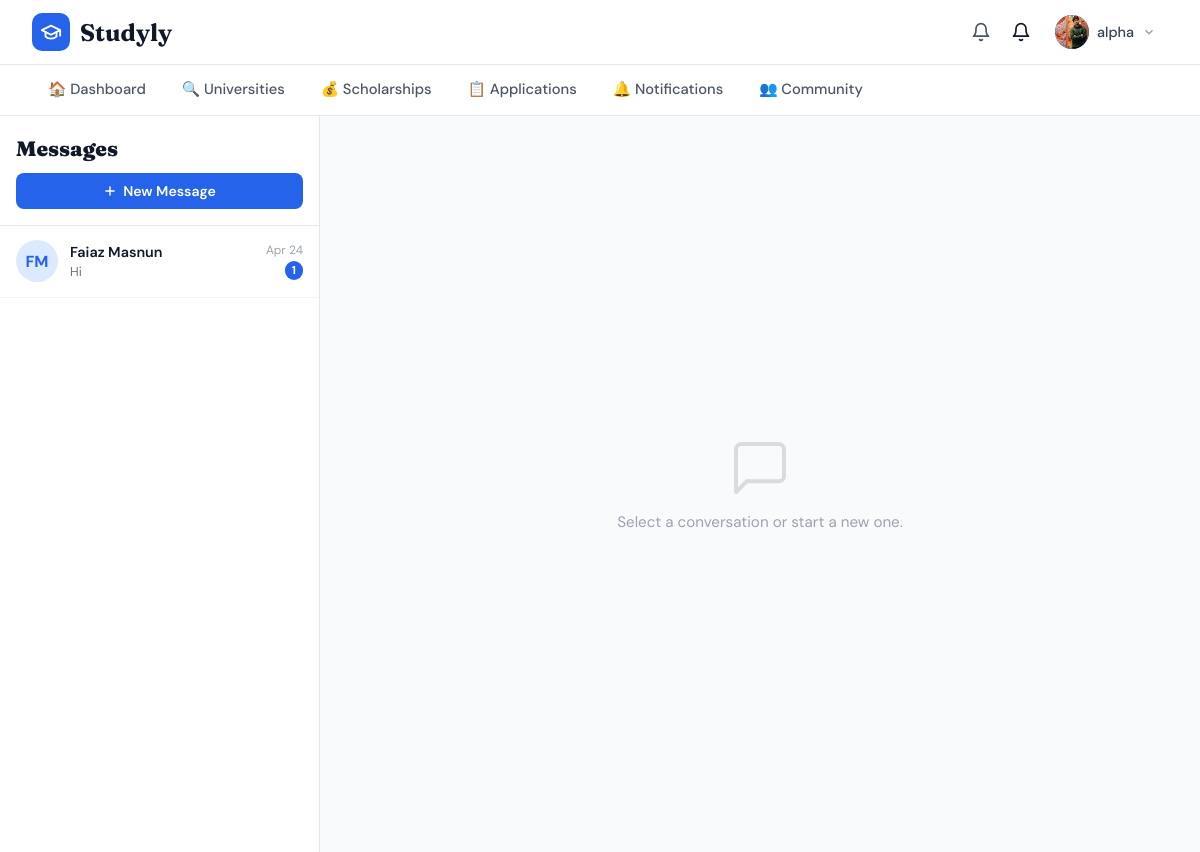
The app's page /users/messages/ (signed in), older data.
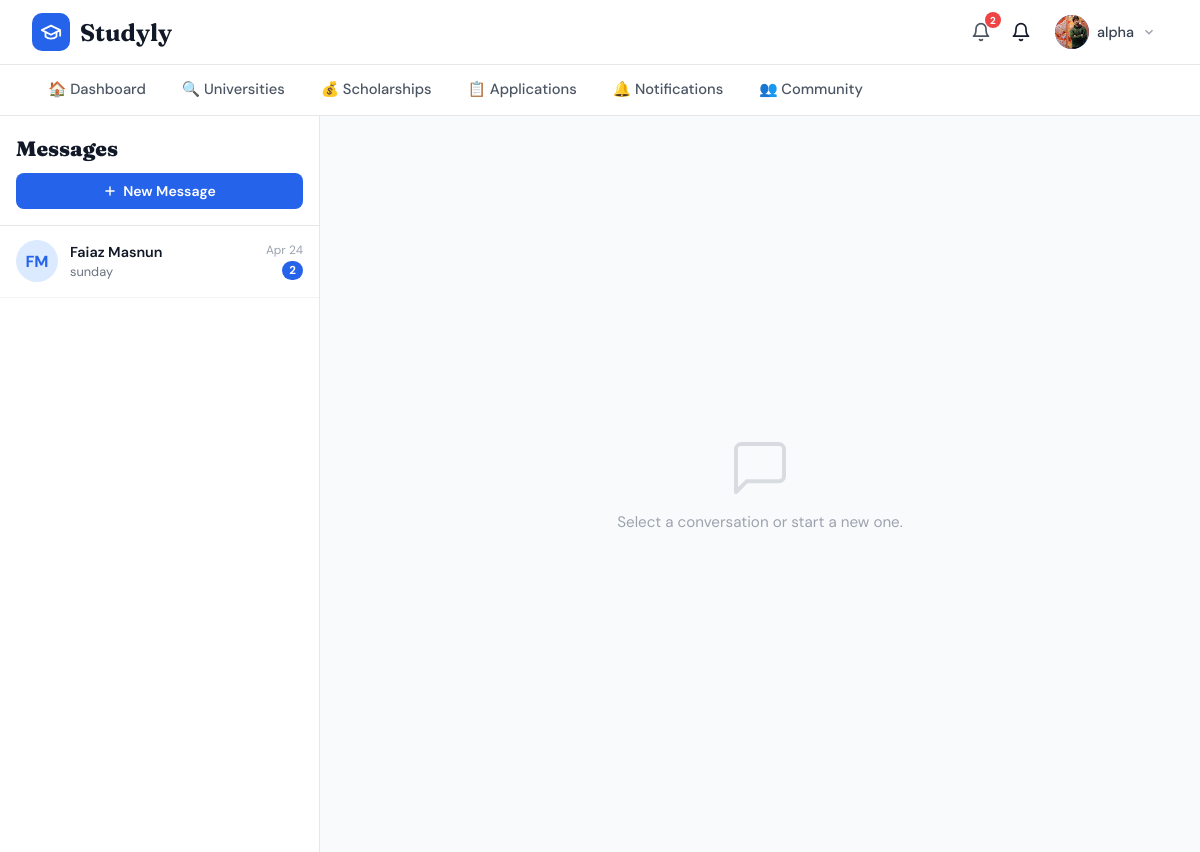
The same page, newer data.
### users/models.py (models this page shows, shortened)
class User(AbstractUser):
    ROLE_CHOICES = [
        ('student', 'Student'),
        ('admin', 'Admin'),
        ('consultant', 'Educational Consultant'),
    ]
    role = models.CharField(max_length=20, choices=ROLE_CHOICES, default='student')
    def get_role_display_name(self):
        return dict(self.ROLE_CHOICES).get(self.role, self.role)

class Message(models.Model):
    sender = models.ForeignKey(
        User,
        on_delete=models.CASCADE,
        related_name='sent_messages'
    )
    recipient = models.ForeignKey(
        User,
        on_delete=models.CASCADE,
        related_name='received_messages'
    )
    body = models.TextField()
    is_read = models.BooleanField(default=False)
    created_at = models.DateTimeField(auto_now_add=True)
    class Meta:
        ordering = ['created_at']
    @classmethod
    def get_inbox_threads(cls, user):
        from django.db.models import Q, Max
        partners_qs = (
            cls.objects
            .filter(Q(sender=user) | Q(recipient=user))
            .values_list('sender_id', 'recipient_id')
        )
        partner_ids = set()
        for s, r in partners_qs:
            other = r if s == user.pk else s
            partner_ids.add(other)
        threads = []
        for pid in partner_ids:
            other_user = User.objects.get(pk=pid)
            last_msg = (
                cls.objects
                .filter(
                    Q(sender=user, recipient=other_user) |
                    Q(sender=other_user, recipient=user)
                )
                .order_by('-created_at')
                .first()
            )
            unread = cls.objects.filter(
                sender=other_user, recipient=user, is_read=False
            ).count()
            threads.append({
                'partner': other_user,
                'last_message': last_msg,
                'unread_count': unread,
            })
        threads.sort(key=lambda t: t['last_message'].created_at, reverse=True)
        return threads

### users/views.py (the view)
# urls.py: path('messages/',                           views.inbox_view,            name='inbox'),
@login_required
def inbox_view(request):
    threads = Message.get_inbox_threads(request.user)
    all_users = User.objects.exclude(pk=request.user.pk).order_by('first_name', 'username')
    return render(request, 'users/messages.html', {
        'threads': threads,
        'all_users': all_users,
        'active_conversation': None,
    })

### users/context_processors.py (called while the page is built)
def unread_notifications(request):
    if request.user.is_authenticated:
        from notifications.models import Notification
        count = Notification.objects.filter(user=request.user, is_read=False).count()
        return {'unread_notif_count': count}
    return {'unread_notif_count': 0}

### templates/users/messages.html (shortened to what the changed rows need)
{% extends "base.html" %}
{% block content %}
<div class="msg-layout">
  <aside class="msg-sidebar">
    <div class="msg-sidebar-head">
      <h2>Messages</h2>
    </div>
    <div class="thread-list">
      {% if threads %}
        {% for t in threads %}
          <a href="{% url 'users:conversation' t.partner.username %}"
             class="thread-item {% if active_conversation and active_conversation.username == t.partner.username %}active{% endif %}">
            <div class="thread-avatar">
              {% if t.partner.profile.profile_picture %}
                <img src="{{ t.partner.profile.profile_picture.url }}" alt="">
              {% else %}
                {{ t.partner.first_name|first|upper }}{{ t.partner.last_name|first|upper }}
              {% endif %}
            </div>
            <div class="thread-info">
              <div class="thread-name">
                {{ t.partner.get_full_name|default:t.partner.username }}
              </div>
              <div class="thread-preview">{{ t.last_message.body|truncatechars:45 }}</div>
            </div>
            <div class="thread-meta">
              <div class="thread-time">{{ t.last_message.created_at|date:"M d" }}</div>
              {% if t.unread_count %}
                <span class="unread-badge">{{ t.unread_count }}</span>
              {% endif %}
            </div>
          </a>
        {% endfor %}
      {% else %}
        <p style="padding:1.5rem 1rem;font-size:.88rem;color:#9ca3af;text-align:center;">
          No conversations yet.<br>Start one with the button above!
        </p>
      {% endif %}
    </div>
  </aside>
</div>
{% endblock %}

### templates/base.html (shortened to what this page needs)
<!DOCTYPE html>
<html lang="en">
<head>
</head>
<body>
{% if user.is_authenticated and not skip_nav %}
<nav class="top-nav">
  <div class="top-nav-inner">
    <a href="{% url 'dashboard:dashboard' %}" class="logo">
      <div class="logo-icon">
        <svg xmlns="http://www.w3.org/2000/svg" width="22" height="22" fill="none" stroke="white" stroke-width="2" stroke-linecap="round" stroke-linejoin="round" viewBox="0 0 24 24">
          <path d="M22 10v6M2 10l10-5 10 5-10 5z"/><path d="M6 12v5c3 3 9 3 12 0v-5"/>
        </svg>
      </div>
      <span class="logo-text">Studyly</span>
    </a>
    <div class="nav-right">
     <a href="{% url 'notifications:list' %}" class="bell-btn" style="position:relative;">
  <svg xmlns="http://www.w3.org/2000/svg" width="20" height="20" fill="none" stroke="currentColor" stroke-width="2" stroke-linecap="round" stroke-linejoin="round" viewBox="0 0 24 24">
    <path d="M18 8A6 6 0 0 0 6 8c0 7-3 9-3 9h18s-3-2-3-9"/><path d="M13.73 21a2 2 0 0 1-3.46 0"/>
  </svg>
  {% if unread_notif_count %}
    <span style="position:absolute;top:-2px;right:-2px;background:#ef4444;color:white;border-radius:50%;width:16px;height:16px;font-size:10px;font-weight:700;display:flex;align-items:center;justify-content:center;">{{ unread_notif_count }}</span>
  {% endif %}
</a>
        <svg xmlns="http://www.w3.org/2000/svg" width="20" height="20" fill="none" stroke="currentColor" stroke-width="2" stroke-linecap="round" stroke-linejoin="round" viewBox="0 0 24 24">
          <path d="M18 8A6 6 0 0 0 6 8c0 7-3 9-3 9h18s-3-2-3-9"/><path d="M13.73 21a2 2 0 0 1-3.46 0"/>
        </svg>
      <div class="user-dropdown-wrap" id="userDropdown">
        <div class="user-btn" onclick="toggleDropdown()">
          <div class="user-avatar">
            {% if user.profile.profile_picture %}
              <img src="{{ user.profile.profile_picture.url }}" alt="avatar">
            {% else %}
              <svg xmlns="http://www.w3.org/2000/svg" width="16" height="16" fill="none" stroke="white" stroke-width="2" stroke-linecap="round" stroke-linejoin="round" viewBox="0 0 24 24">
                <path d="M20 21v-2a4 4 0 0 0-4-4H8a4 4 0 0 0-4 4v2"/><circle cx="12" cy="7" r="4"/>
              </svg>
            {% endif %}
          </div>
          <span class="user-name">{{ user.get_full_name|default:user.username }}</span>
          <svg class="chevron" xmlns="http://www.w3.org/2000/svg" width="14" height="14" fill="none" stroke="currentColor" stroke-width="2.5" viewBox="0 0 24 24"><polyline points="6 9 12 15 18 9"/></svg>
        </div>
      </div>
    </div>
  </div>
</nav>
<div class="sec-nav">
  <div class="sec-nav-inner">
    <a href="{% url 'dashboard:dashboard' %}"  class="nav-link {% block nav_dashboard %}{% endblock %}">🏠 Dashboard</a>
    <a href="{% url 'universities:list' %}"    class="nav-link {% block nav_universities %}{% endblock %}">🔍 Universities</a>
    <a href="{% url 'scholarships:list' %}"    class="nav-link {% block nav_scholarships %}{% endblock %}">💰 Scholarships</a>
    <a href="{% url 'applications:list' %}"    class="nav-link {% block nav_applications %}{% endblock %}">📋 Applications</a>
    <a href="{% url 'notifications:list' %}"   class="nav-link {% block nav_notifications %}{% endblock %}">🔔 Notifications</a>
      <a href="{% url 'community:list' %}" class="nav-link {% if active_nav == 'community' %}nav-link--active{% endif %}">👥 Community</a>
  </div>
</div>
{% endif %}
{% block content %}{% endblock %}
</body>
</html>

Row changes from the older to the newer data that the page shows:
changed User "Faiaz Masnun": last_message.body "Hi" → "sunday"; unread_count "1" → "2"
Text that changed along with them:
{{ unread_notif_count }}: (not shown) → "2"
